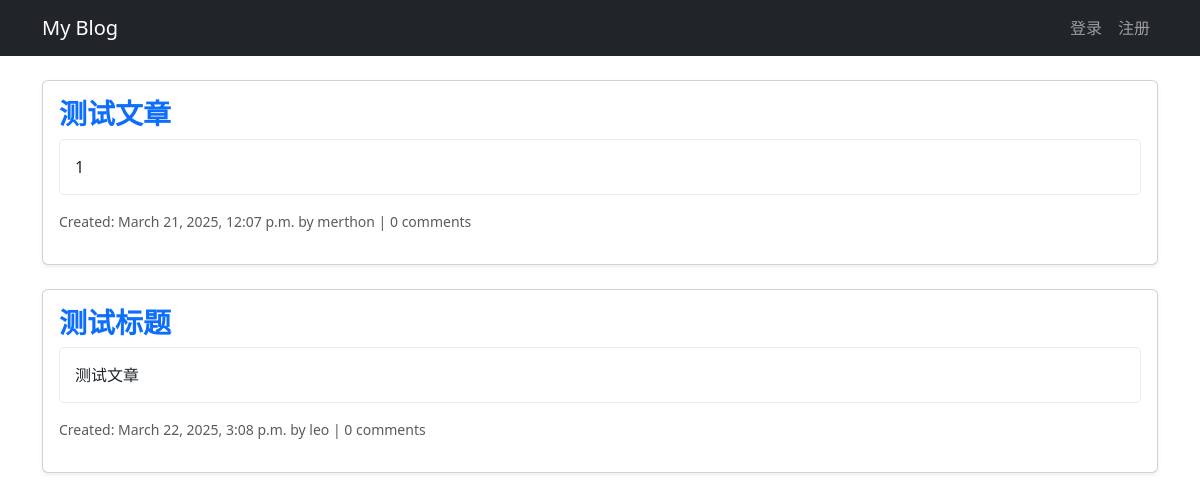
/posts/, run on an earlier commit of the app's database.
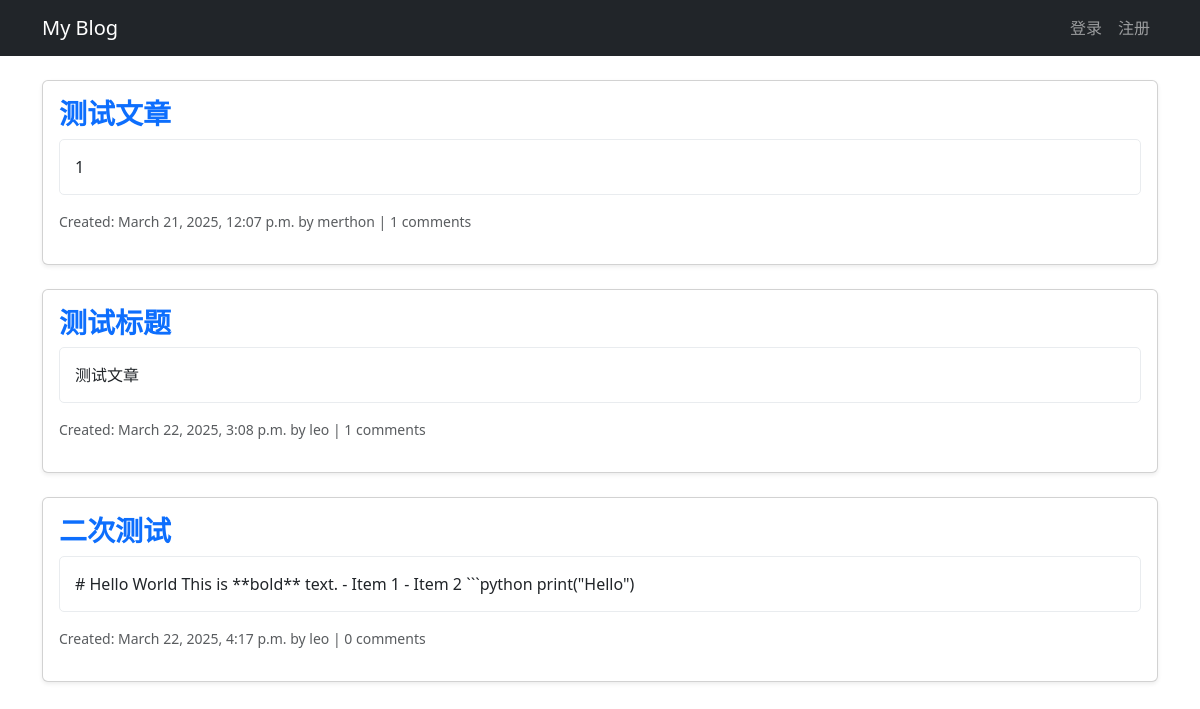
And on a later commit of the database.
### blog/models.py (models this page shows, shortened)
class Post(models.Model):
    title = models.CharField(max_length=200)
    content = models.TextField()
    created_at = models.DateTimeField(auto_now_add=True)
    updated_at = models.DateTimeField(auto_now=True)
    author = models.ForeignKey(User, on_delete=models.CASCADE)  # 加作者字段

### blog/views.py (the view)
# urls.py: path('', views.post_list, name='post_list'),  # 访问/blog/时显示文章列表
def post_list(request):
    posts = Post.objects.all()
    comment_form = CommentForm()  # 给每篇文章加个评论表单
    return render(request, 'blog/post_list.html', {'posts': posts, 'comment_form': comment_form})

### blog/templates/blog/post_list.html (shortened to what this page needs)
<!DOCTYPE html>
<html>
<head>
    <link href="https://cdn.jsdelivr.net/npm/bootstrap@5.3.0/dist/css/bootstrap.min.css" rel="stylesheet">
</head>
<body>
    <nav class="navbar navbar-expand-lg navbar-dark bg-dark">
        <div class="container">
            <a class="navbar-brand" href="{% url 'post_list' %}">My Blog</a>
            <div class="collapse navbar-collapse">
                <ul class="navbar-nav ms-auto">
                    {% if user.is_authenticated %}
                        <li class="nav-item">
                            <span class="nav-link">Welcome, {{ user.username }}!</span>
                        </li>
                        <li class="nav-item">
                            <a class="nav-link" href="{% url 'post_new' %}">新的博客</a>
                        </li>
                        <li class="nav-item">
                            <a class="nav-link" href="{% url 'logout' %}">注销</a>
                        </li>
                    {% else %}
                        <li class="nav-item">
                            <a class="nav-link" href="{% url 'login' %}">登录</a>
                        </li>
                        <li class="nav-item">
                            <a class="nav-link" href="{% url 'register' %}">注册</a>
                        </li>
                    {% endif %}
                </ul>
            </div>
        </div>
    </nav>
    <div class="container mt-4">
        {% for post in posts %}
            <div class="card mb-4 shadow-sm">
                <div class="card-body">
                    <h2 class="card-title post-title fw-bold fs-3">
                        <a href="{% url 'post_detail' post.id %}" class="text-decoration-none">{{ post.title }}</a>
                    </h2>
                    <p class="post-content">{{ post.content|truncatewords:30 }}</p>
                    <p class="text-muted small">Created: {{ post.created_at }} by {{ post.author }} | {{ post.comments.count }} comments</p>
                </div>
            </div>
        {% empty %}
            <p class="text-center">No posts yet.</p>
        {% endfor %}
    </div>
</body>
</html>

What changed in the data, as far as the page shows it:
computed for Post "March 21, 2025, 12:07 p.m.": comments.count "0" → "1"
computed for Post "测试标题": comments.count "0" → "1"
added Post: title "二次测试", content "# Hello World This is **bold** text. - Item 1 - Item 2 ```python print(\"Hello\")", created_at "March 22, 2025, 4:17 p.m.", author "leo", comments.count "0"
